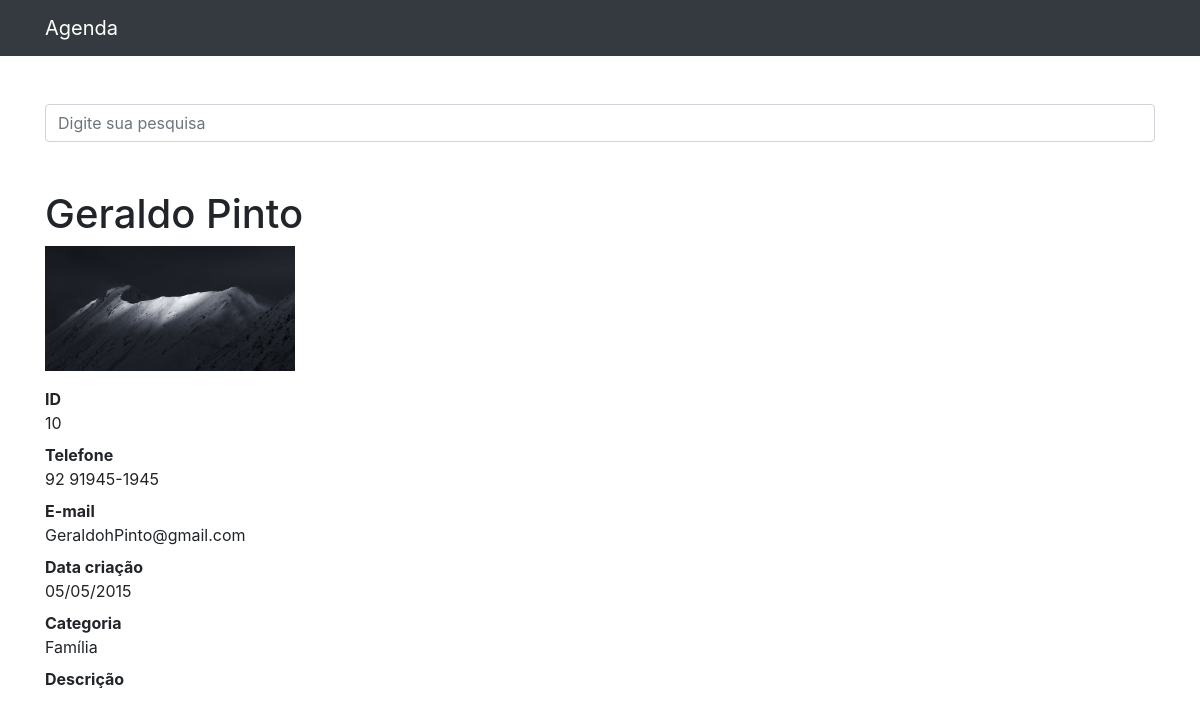
The page /10 on the database its author committed.
### contatos/models.py (models this page shows, shortened)
class Contato(models.Model):
    nome = models.CharField(max_length=255)
    sobrenome = models.CharField(max_length=255, blank=True)
    telefone = models.CharField(max_length=255)
    email = models.CharField(max_length=255, blank=True)
    data_criacao = models.DateTimeField(default=timezone.now)
    descricao = models.TextField(blank=True)
    categoria = models.ForeignKey(Categoria, on_delete=models.DO_NOTHING)
    mostrar = models.BooleanField(default=True)
    foto = models.ImageField(blank=True, upload_to='fotos/%Y/%m')

class Categoria(models.Model):
    nome = models.CharField(max_length=255)
    def __str__(self):
        return self.nome

### contatos/views.py (the view)
# urls.py: path('<int:contato_id>', views.ver_contato, name='ver_contato'),
def ver_contato(request, contato_id):
    contato = get_object_or_404(Contato, id=contato_id)
    if not contato.mostrar:
        raise Http404()
    return render(request,'contatos/ver_contato.html', {
        'contato': contato
    })

### contatos/templates/contatos/ver_contato.html (shortened to what this page needs)
{% extends 'base.html' %}
{% block 'conteudo' %}
<h1 class="mt-5">{{ contato.nome }} {{ contato.sobrenome }}</h1>
{% if contato.foto  %}
<p>
  <img src="{{ contato.foto.url }}" style="max-width: 250px; height: auto;">
</p>
{% endif %}
<dl>
  <dt>ID</dt>
  <dd>{{ contato.id }}</dd>
  <dt>Telefone</dt>
  <dd>{{ contato.telefone }}</dd>
  <dt>E-mail</dt>
  <dd>{{ contato.email }}</dd>
  <dt>Data criação</dt>
  <dd>{{ contato.data_criacao|date:'d/m/Y'}}</dd>
  <dt>Categoria</dt>
  <dd>{{ contato.categoria }}</dd>
  <dt>Descrição</dt>
</dl>
{% endblock %}

### rows shown on the page
Contato: nome "Geraldo", sobrenome "Pinto", foto (picture), id "10", telefone "92 91945-1945", email "GeraldohPinto@gmail.com", data_criacao "05/05/2015", categoria "Família"
